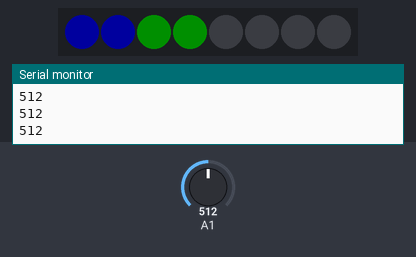
Recording of a sketch running on a simulated Arduino Uno, built with avr-gcc and run on an emulated ATmega328P. Shown: 8 RGB LEDs in strip order, left to right, the last lines printed to the serial monitor. The test bench sets the inputs (shaded band); at power-on: A1 = 512. Dim RGB values are drawn brighter than linear.

Above: at 1.2 s.
1.3 s: A1 set to 981
At 2.0 s:
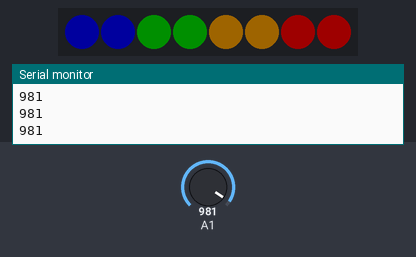
2.9 s: A1 set to 1015
At 3.7 s:
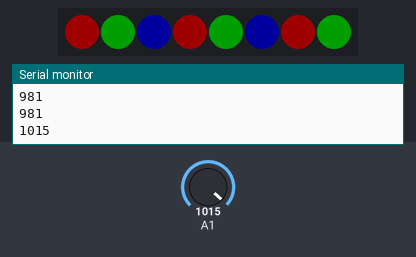
5.9 s: A1 set to 900
At 8.1 s:
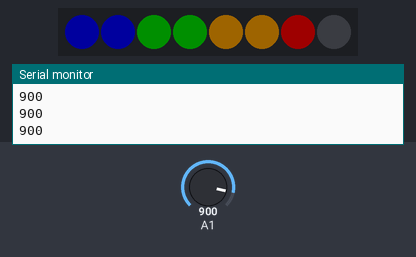
8.6 s: A1 set to 716
At 9.8 s:
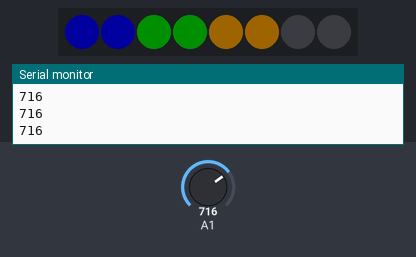
10.2 s: A1 set to 306
At 11.5 s:
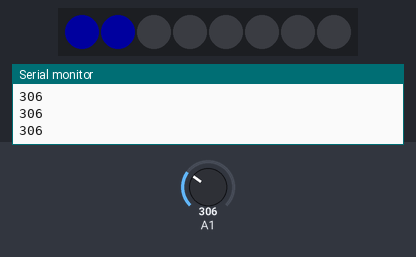
11.8 s: A1 set to 40
At 13.2 s:
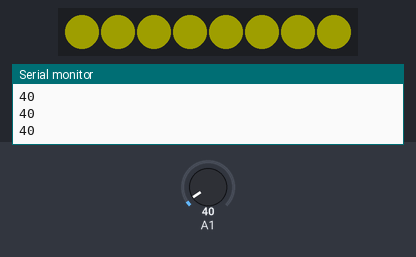
Timing chart, 0 to 14.4 s (numbered marks = the images above; inputs shaded):
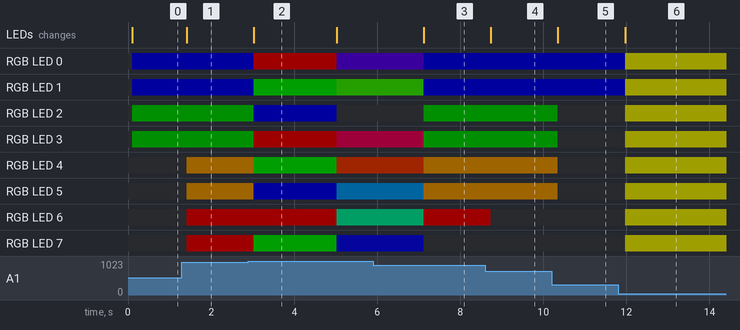

The sketch:

LIGHTS_ws2811_mark2_rainbow.ino
```cpp
                                                                                                                                                                                                                                                                                                                                                                                                                                                                                                                                                                                                                                                                                                                                                                                                                                                                                                                                                                                                                                                                                                                                                                                                                                                                                                                                                                                                                                                                                                                                                                                                                                                                                                                                                                                                                                                                                                                                                                                                                                                                                                                                                                                                                                                                                                                                                                                                                                                                                                                                                                                                                                                                                                                                                                                                                                                                                                                                                                                                                                                                                                                                                                                                                                                                                                                                                                                                                                                                                                                                                                                                                                                                                                                                                                                                                                                                                                                                                                                                                                                                                                                                                                                                                                                                                                                                                                                                                                                                                                                                                                                                                                                                               // Basic Piece #1
// This is the library that we're using to adress our WS2812 LEDs
#include "FastLED.h"

// Basic Piece #2
// How many LEDs will you have in your array?
#define NUM_LEDS 8

// Basic Piece #3
// We'll be using Digital Data Pin #7 on the Arduino to control the WS2812
#define DATA_PIN 7

//Basic Piece #4
// Creates an array with the length set by NUM_LEDS above
// This is the array the library will read to determine how each LED in the strand should be set
CRGB leds[NUM_LEDS];

// Basic Piece #5
// This tells the library that there is a strand of NEOPIXELS attached to the Arduino
// that they are connected to the DATA_PIN specified above
// that the library should look at the array called "leds"
// and that there are the number of LEDs in the strand as defined above in "NUM_LEDS"
// It also opens the serial port for the PinDebug() function
void setup()
{
  FastLED.addLeds<WS2811,DATA_PIN>(leds, NUM_LEDS); //libary.used <specific branch in library, data pin used> (where array is found, # leds)
  Serial.begin(9600);
}

// This function prints the Analog pin value to the serial console
// For debugging only, not necessary for the strand to light
void PinDebug(int AnalogVal)
{
  Serial.println(AnalogVal);
  delay(100);
}

// This function is called if the value of (aRead) is 0-49
// I first clear the values of the LEDs in the strand, then I fill the array with color values, then set brightness, then pushed the values to the strand with "FastLED.show();"
// It would be REALLY easy to replace the manual setting of each array value with a loop. Why not try it?
void WS2812_Low()
{
  FastLED.clear();
  leds[0] = CRGB::Yellow;
  leds[1] = CRGB::Yellow;
  leds[2] = CRGB::Yellow;
  leds[3] = CRGB::Yellow;
  leds[4] = CRGB::Yellow;
  leds[5] = CRGB::Yellow;
  leds[6] = CRGB::Yellow;
  leds[7] = CRGB::Yellow;

  FastLED.setBrightness(30);
  FastLED.show();
}

// This function is called if the value of (aRead) is 50-999
// The main loop passes (aRead), which is read into the (position) variable
// The value of (position) is used to determin the state of the WS2812 LEDs
void WS2812_Mid(int position)
{
    // This creates an integer named "LightMap" that remaps the analog pin range to the range of leds
    int LightMap = map(position, 0, 950, 0, NUM_LEDS);

    // Resets the LED values
    FastLED.clear();

    // Change led colors based on the value of the analog pin
    // Starts with blue, then green, then orange, then red. Two LEDs for each color
    for(int led = 0; led < LightMap; led++)
    {
      if(led < 2)leds[led] = CRGB::Blue;
      if(led >=2 & led < 4)leds[led] = CRGB::Green;
      if(led >=4 & led < 6)leds[led] = CRGB::Orange;
      if(led >=6)leds[led] = CRGB::Red;
     }

     FastLED.setBrightness(30);
     FastLED.show();
}

// This function is called if the value of (aRead) is 1000 or greater
// This fills the array twice each loop: First with Green/Red/Green/Red/Green/Red/Green/Red, then with R/G/R/G/R/G/R/G
void WS2812_High()
{
  FastLED.clear();
  leds[0] = 0xFF0000; //red
  leds[1] = 0x00FF00; //blue
  leds[2] = 0x0000FF; //green
  leds[3] = 0xFF0000;
  leds[4] = 0x00FF00;
  leds[5] = 0x0000FF;
  leds[6] = 0xFF0000;
  leds[7] = 0x00FF00;
  FastLED.setBrightness(30);
  FastLED.show();
  delay(2000);

  FastLED.clear();
  leds[0] = 0x6000FF;//red + green = yellow
  leds[1] = 0x40FF00;//red + blue = purple
  //leds[2] = 0x00FF80;//green + blue = aqua
  leds[3] = 0xFF0060;// red + (faded) green = orange
  leds[4] = 0xFF4000;// red + (faded) blue = pink?
  leds[5] = 0x00A0FF;// green + (faded) blue = ?
  leds[6] = 0x00FFA0;// blue + (faded) green = ?
  leds[7] = 0x0909FF;//red+green+blue = white?
  FastLED.setBrightness(30);
  FastLED.show();
  delay(2000);
}

// This loop reads the value of Analog Pin 1 into (aRead), then calls one of three functions (WS2812_Low, WS2812_Mid, or WS2812_High) depending on that value
// If it calls WS2812_Mid, it also passes the (aRead) value which is used to determine which lights should be lit in the strand
void loop()
{
  int aRead = analogRead(1);
  PinDebug(aRead);

  if (aRead >= 0 & aRead < 50)
  {
    WS2812_Low();
  }

  else if (aRead >=50 & aRead < 1000)
  {
    WS2812_Mid (aRead);
  }

   else
  {
    WS2812_High();
  }

}
```

Measured:
- the behaviour switches between 999 and 1000 on A1 (found by bisection; images 1 and 2)
- after the input at 1.3 s, RGB LED 4, RGB LED 5: off → RGB(30, 19, 0) after 0.11 s; RGB LED 6, RGB LED 7: off → RGB(30, 0, 0) after 0.11 s; the LEDs: change after 0.11 s (image 1)
- after the input at 2.9 s, RGB LED 0: RGB(0, 0, 30) → RGB(30, 0, 0) after 0.13 s, → RGB(11, 0, 30) 2.0 s later; RGB LED 1: RGB(0, 0, 30) → RGB(0, 30, 0) after 0.13 s, → RGB(7, 30, 0) 2.0 s later
- after the input at 5.9 s, the LEDs: change after 1.2 s (image 3)
- after the input at 8.6 s, RGB LED 6: RGB(30, 0, 0) → off after 0.14 s; the LEDs: change after 0.14 s (image 4)
- after the input at 10.2 s, RGB LED 2, RGB LED 3: RGB(0, 15, 0) → off after 0.15 s; RGB LED 4, RGB LED 5: RGB(30, 19, 0) → off after 0.15 s; the LEDs: change after 0.15 s (image 5)
- after the input at 11.8 s, RGB LED 0, RGB LED 1: RGB(0, 0, 30) → RGB(30, 30, 0) after 0.17 s; RGB LED 2–7: off → RGB(30, 30, 0) after 0.17 s; the LEDs: change after 0.17 s (image 6)
